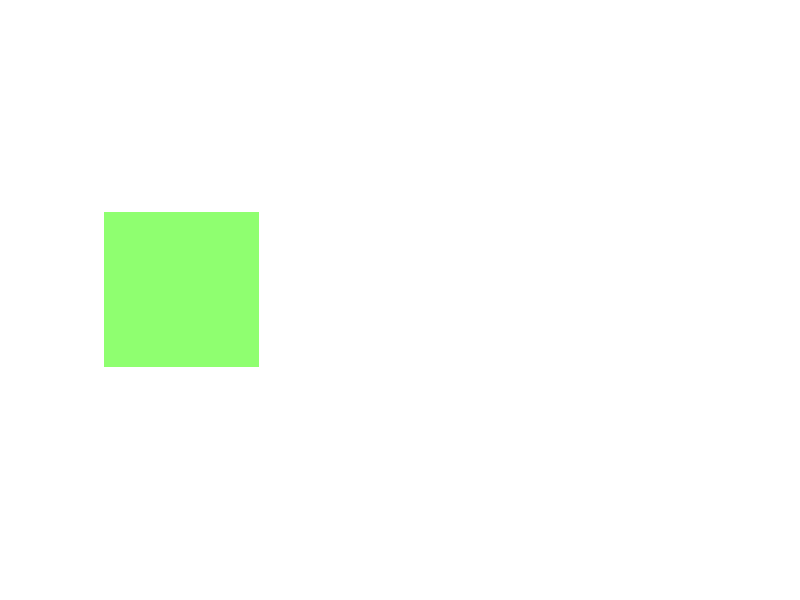

The MATLAB script that drew this image: (Note: this script raises an error after producing the figure.)
function plot_damage_gp
% -----------------------Description------------------------------
% Contour Plot of the Vertical Micromorphic strain at each gauss point.
load('Mode_I_steps_30_1_by_1_Eta_4_R04_SmallLenScale_Beta_9.mat');
% subplot dimension

%steps = [1,2,3,4,5; 6,7,8,9,10;11,12,13,14,15;16,17,18,19,20];
steps = [1,10,30];
%steps = [1,2,3,4; 6,7,8,9];
n1 = size(steps,1); % number of rows
n2 = size(steps,2); % number of columns

damage = DAMAGE_DATA; 
guass_point_locations = GPT_DATA;
%vertical_non_local_strain = zeros(nRows/3,n1*n2);

figure;
for k1 = 1:n1
    for k2 = 1:n2
            st = steps(k1,k2);
            subplot(n1,n2,(k1-1)*n2 + k2);
            tri = delaunay(guass_point_locations(:,1),guass_point_locations(:,2));
            patch('Vertices',guass_point_locations,'Faces',tri,'FaceVertexCData',damage(:,st));  
            %plot_mesh(node,element,elemType,'r-');
            hold on
            colormap('jet');
            shading interp
            set(gcf, 'color', 'white');
            axis equal
            axis off
            title(sprintf("load Step %d"), (k1-1)*n2 + k2);
            colorbar;
    end
end
sgtitle('Plot Damage'); 
end 